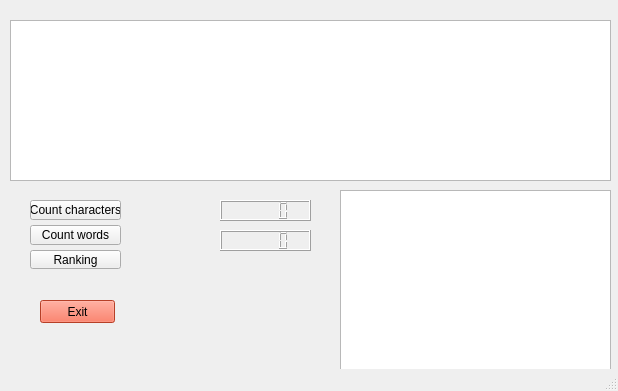
<?xml version="1.0" encoding="UTF-8"?>
<ui version="4.0">
 <class>MainWindow</class>
 <widget class="QMainWindow" name="MainWindow">
  <property name="geometry">
   <rect>
    <x>0</x>
    <y>0</y>
    <width>618</width>
    <height>391</height>
   </rect>
  </property>
  <property name="windowTitle">
   <string>MainWindow</string>
  </property>
  <property name="autoFillBackground">
   <bool>true</bool>
  </property>
  <widget class="QWidget" name="centralwidget">
   <widget class="QTextEdit" name="textEdit">
    <property name="geometry">
     <rect>
      <x>10</x>
      <y>20</y>
      <width>601</width>
      <height>161</height>
     </rect>
    </property>
   </widget>
   <widget class="QPushButton" name="count_characters">
    <property name="geometry">
     <rect>
      <x>30</x>
      <y>200</y>
      <width>91</width>
      <height>20</height>
     </rect>
    </property>
    <property name="text">
     <string>Count characters</string>
    </property>
   </widget>
   <widget class="QTextEdit" name="result_txt">
    <property name="geometry">
     <rect>
      <x>340</x>
      <y>190</y>
      <width>271</width>
      <height>181</height>
     </rect>
    </property>
   </widget>
   <widget class="QPushButton" name="count_words">
    <property name="geometry">
     <rect>
      <x>30</x>
      <y>225</y>
      <width>91</width>
      <height>20</height>
     </rect>
    </property>
    <property name="text">
     <string>Count words</string>
    </property>
   </widget>
   <widget class="QLCDNumber" name="lcdCharacter">
    <property name="geometry">
     <rect>
      <x>220</x>
      <y>200</y>
      <width>91</width>
      <height>21</height>
     </rect>
    </property>
    <property name="styleSheet">
     <string notr="true">font: 75 10pt &quot;MS Shell Dlg 2&quot;;
font: 75 10pt &quot;MS Shell Dlg 2&quot;;</string>
    </property>
   </widget>
   <widget class="QLCDNumber" name="lcdWords">
    <property name="geometry">
     <rect>
      <x>220</x>
      <y>230</y>
      <width>91</width>
      <height>21</height>
     </rect>
    </property>
    <property name="styleSheet">
     <string notr="true">font: 75 10pt &quot;MS Shell Dlg 2&quot;;</string>
    </property>
   </widget>
   <widget class="QPushButton" name="exit">
    <property name="geometry">
     <rect>
      <x>40</x>
      <y>300</y>
      <width>75</width>
      <height>23</height>
     </rect>
    </property>
    <property name="palette">
     <palette>
      <active>
       <colorrole role="WindowText">
        <brush brushstyle="SolidPattern">
         <color alpha="255">
          <red>0</red>
          <green>0</green>
          <blue>0</blue>
         </color>
        </brush>
       </colorrole>
       <colorrole role="Button">
        <brush brushstyle="SolidPattern">
         <color alpha="255">
          <red>255</red>
          <green>88</green>
          <blue>55</blue>
         </color>
        </brush>
       </colorrole>
       <colorrole role="Light">
        <brush brushstyle="SolidPattern">
         <color alpha="255">
          <red>255</red>
          <green>0</green>
          <blue>0</blue>
         </color>
        </brush>
       </colorrole>
       <colorrole role="Midlight">
        <brush brushstyle="SolidPattern">
         <color alpha="255">
          <red>212</red>
          <green>0</green>
          <blue>0</blue>
         </color>
        </brush>
       </colorrole>
       <colorrole role="Dark">
        <brush brushstyle="SolidPattern">
         <color alpha="255">
          <red>85</red>
          <green>0</green>
          <blue>0</blue>
         </color>
        </brush>
       </colorrole>
       <colorrole role="Mid">
        <brush brushstyle="SolidPattern">
         <color alpha="255">
          <red>113</red>
          <green>0</green>
          <blue>0</blue>
         </color>
        </brush>
       </colorrole>
       <colorrole role="Text">
        <brush brushstyle="SolidPattern">
         <color alpha="255">
          <red>0</red>
          <green>0</green>
          <blue>0</blue>
         </color>
        </brush>
       </colorrole>
       <colorrole role="BrightText">
        <brush brushstyle="SolidPattern">
         <color alpha="255">
          <red>255</red>
          <green>255</green>
          <blue>255</blue>
         </color>
        </brush>
       </colorrole>
       <colorrole role="ButtonText">
        <brush brushstyle="SolidPattern">
         <color alpha="255">
          <red>0</red>
          <green>0</green>
          <blue>0</blue>
         </color>
        </brush>
       </colorrole>
       <colorrole role="Base">
        <brush brushstyle="SolidPattern">
         <color alpha="255">
          <red>255</red>
          <green>88</green>
          <blue>55</blue>
         </color>
        </brush>
       </colorrole>
       <colorrole role="Window">
        <brush brushstyle="SolidPattern">
         <color alpha="255">
          <red>255</red>
          <green>88</green>
          <blue>55</blue>
         </color>
        </brush>
       </colorrole>
       <colorrole role="Shadow">
        <brush brushstyle="SolidPattern">
         <color alpha="255">
          <red>0</red>
          <green>0</green>
          <blue>0</blue>
         </color>
        </brush>
       </colorrole>
       <colorrole role="AlternateBase">
        <brush brushstyle="SolidPattern">
         <color alpha="255">
          <red>212</red>
          <green>127</green>
          <blue>127</blue>
         </color>
        </brush>
       </colorrole>
       <colorrole role="ToolTipBase">
        <brush brushstyle="SolidPattern">
         <color alpha="255">
          <red>255</red>
          <green>255</green>
          <blue>220</blue>
         </color>
        </brush>
       </colorrole>
       <colorrole role="ToolTipText">
        <brush brushstyle="SolidPattern">
         <color alpha="255">
          <red>0</red>
          <green>0</green>
          <blue>0</blue>
         </color>
        </brush>
       </colorrole>
       <colorrole role="PlaceholderText">
        <brush brushstyle="SolidPattern">
         <color alpha="128">
          <red>0</red>
          <green>0</green>
          <blue>0</blue>
         </color>
        </brush>
       </colorrole>
      </active>
      <inactive>
       <colorrole role="WindowText">
        <brush brushstyle="SolidPattern">
         <color alpha="255">
          <red>0</red>
          <green>0</green>
          <blue>0</blue>
         </color>
        </brush>
       </colorrole>
       <colorrole role="Button">
        <brush brushstyle="SolidPattern">
         <color alpha="255">
          <red>255</red>
          <green>88</green>
          <blue>55</blue>
         </color>
        </brush>
       </colorrole>
       <colorrole role="Light">
        <brush brushstyle="SolidPattern">
         <color alpha="255">
          <red>255</red>
          <green>0</green>
          <blue>0</blue>
         </color>
        </brush>
       </colorrole>
       <colorrole role="Midlight">
        <brush brushstyle="SolidPattern">
         <color alpha="255">
          <red>212</red>
          <green>0</green>
          <blue>0</blue>
         </color>
        </brush>
       </colorrole>
       <colorrole role="Dark">
        <brush brushstyle="SolidPattern">
         <color alpha="255">
          <red>85</red>
          <green>0</green>
          <blue>0</blue>
         </color>
        </brush>
       </colorrole>
       <colorrole role="Mid">
        <brush brushstyle="SolidPattern">
         <color alpha="255">
          <red>113</red>
          <green>0</green>
          <blue>0</blue>
         </color>
        </brush>
       </colorrole>
       <colorrole role="Text">
        <brush brushstyle="SolidPattern">
         <color alpha="255">
          <red>0</red>
          <green>0</green>
          <blue>0</blue>
         </color>
        </brush>
       </colorrole>
       <colorrole role="BrightText">
        <brush brushstyle="SolidPattern">
         <color alpha="255">
          <red>255</red>
          <green>255</green>
          <blue>255</blue>
         </color>
        </brush>
       </colorrole>
       <colorrole role="ButtonText">
        <brush brushstyle="SolidPattern">
         <color alpha="255">
          <red>0</red>
          <green>0</green>
          <blue>0</blue>
         </color>
        </brush>
       </colorrole>
       <colorrole role="Base">
        <brush brushstyle="SolidPattern">
         <color alpha="255">
          <red>255</red>
          <green>88</green>
          <blue>55</blue>
         </color>
        </brush>
       </colorrole>
       <colorrole role="Window">
        <brush brushstyle="SolidPattern">
         <color alpha="255">
          <red>255</red>
          <green>88</green>
          <blue>55</blue>
         </color>
        </brush>
       </colorrole>
       <colorrole role="Shadow">
        <brush brushstyle="SolidPattern">
         <color alpha="255">
          <red>0</red>
          <green>0</green>
          <blue>0</blue>
         </color>
        </brush>
       </colorrole>
       <colorrole role="AlternateBase">
        <brush brushstyle="SolidPattern">
         <color alpha="255">
          <red>212</red>
          <green>127</green>
          <blue>127</blue>
         </color>
        </brush>
       </colorrole>
       <colorrole role="ToolTipBase">
        <brush brushstyle="SolidPattern">
         <color alpha="255">
          <red>255</red>
          <green>255</green>
          <blue>220</blue>
         </color>
        </brush>
       </colorrole>
       <colorrole role="ToolTipText">
        <brush brushstyle="SolidPattern">
         <color alpha="255">
          <red>0</red>
          <green>0</green>
          <blue>0</blue>
         </color>
        </brush>
       </colorrole>
       <colorrole role="PlaceholderText">
        <brush brushstyle="SolidPattern">
         <color alpha="128">
          <red>0</red>
          <green>0</green>
          <blue>0</blue>
         </color>
        </brush>
       </colorrole>
      </inactive>
      <disabled>
       <colorrole role="WindowText">
        <brush brushstyle="SolidPattern">
         <color alpha="255">
          <red>85</red>
          <green>0</green>
          <blue>0</blue>
         </color>
        </brush>
       </colorrole>
       <colorrole role="Button">
        <brush brushstyle="SolidPattern">
         <color alpha="255">
          <red>255</red>
          <green>88</green>
          <blue>55</blue>
         </color>
        </brush>
       </colorrole>
       <colorrole role="Light">
        <brush brushstyle="SolidPattern">
         <color alpha="255">
          <red>255</red>
          <green>0</green>
          <blue>0</blue>
         </color>
        </brush>
       </colorrole>
       <colorrole role="Midlight">
        <brush brushstyle="SolidPattern">
         <color alpha="255">
          <red>212</red>
          <green>0</green>
          <blue>0</blue>
         </color>
        </brush>
       </colorrole>
       <colorrole role="Dark">
        <brush brushstyle="SolidPattern">
         <color alpha="255">
          <red>85</red>
          <green>0</green>
          <blue>0</blue>
         </color>
        </brush>
       </colorrole>
       <colorrole role="Mid">
        <brush brushstyle="SolidPattern">
         <color alpha="255">
          <red>113</red>
          <green>0</green>
          <blue>0</blue>
         </color>
        </brush>
       </colorrole>
       <colorrole role="Text">
        <brush brushstyle="SolidPattern">
         <color alpha="255">
          <red>85</red>
          <green>0</green>
          <blue>0</blue>
         </color>
        </brush>
       </colorrole>
       <colorrole role="BrightText">
        <brush brushstyle="SolidPattern">
         <color alpha="255">
          <red>255</red>
          <green>255</green>
          <blue>255</blue>
         </color>
        </brush>
       </colorrole>
       <colorrole role="ButtonText">
        <brush brushstyle="SolidPattern">
         <color alpha="255">
          <red>85</red>
          <green>0</green>
          <blue>0</blue>
         </color>
        </brush>
       </colorrole>
       <colorrole role="Base">
        <brush brushstyle="SolidPattern">
         <color alpha="255">
          <red>255</red>
          <green>88</green>
          <blue>55</blue>
         </color>
        </brush>
       </colorrole>
       <colorrole role="Window">
        <brush brushstyle="SolidPattern">
         <color alpha="255">
          <red>255</red>
          <green>88</green>
          <blue>55</blue>
         </color>
        </brush>
       </colorrole>
       <colorrole role="Shadow">
        <brush brushstyle="SolidPattern">
         <color alpha="255">
          <red>0</red>
          <green>0</green>
          <blue>0</blue>
         </color>
        </brush>
       </colorrole>
       <colorrole role="AlternateBase">
        <brush brushstyle="SolidPattern">
         <color alpha="255">
          <red>170</red>
          <green>0</green>
          <blue>0</blue>
         </color>
        </brush>
       </colorrole>
       <colorrole role="ToolTipBase">
        <brush brushstyle="SolidPattern">
         <color alpha="255">
          <red>255</red>
          <green>255</green>
          <blue>220</blue>
         </color>
        </brush>
       </colorrole>
       <colorrole role="ToolTipText">
        <brush brushstyle="SolidPattern">
         <color alpha="255">
          <red>0</red>
          <green>0</green>
          <blue>0</blue>
         </color>
        </brush>
       </colorrole>
       <colorrole role="PlaceholderText">
        <brush brushstyle="SolidPattern">
         <color alpha="128">
          <red>0</red>
          <green>0</green>
          <blue>0</blue>
         </color>
        </brush>
       </colorrole>
      </disabled>
     </palette>
    </property>
    <property name="toolTip">
     <string>&lt;html&gt;&lt;head/&gt;&lt;body&gt;&lt;p&gt;Close window&lt;/p&gt;&lt;/body&gt;&lt;/html&gt;</string>
    </property>
    <property name="styleSheet">
     <string notr="true">background-color: rgb(255, 88, 55);</string>
    </property>
    <property name="text">
     <string>Exit</string>
    </property>
   </widget>
   <widget class="QPushButton" name="ranking">
    <property name="geometry">
     <rect>
      <x>30</x>
      <y>250</y>
      <width>91</width>
      <height>19</height>
     </rect>
    </property>
    <property name="text">
     <string>Ranking</string>
    </property>
   </widget>
  </widget>
  <widget class="QStatusBar" name="statusbar"/>
 </widget>
 <resources/>
 <connections/>
</ui>
